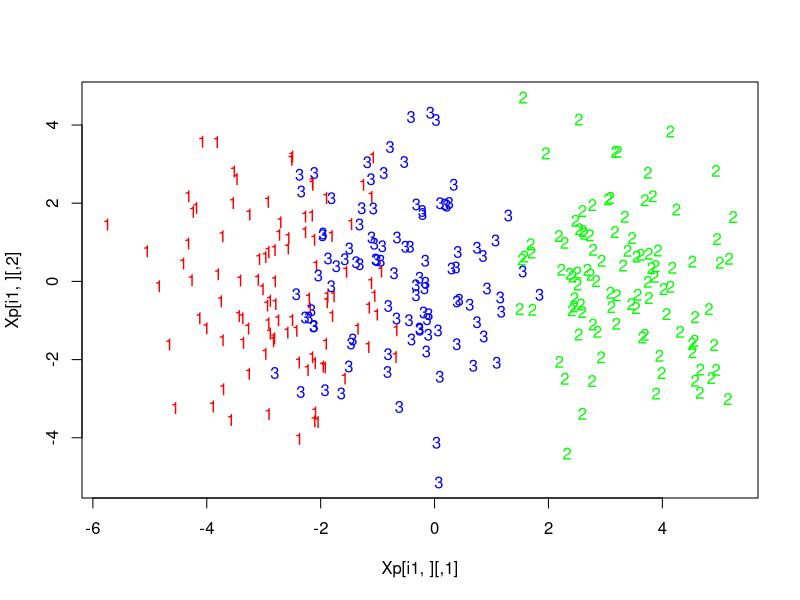
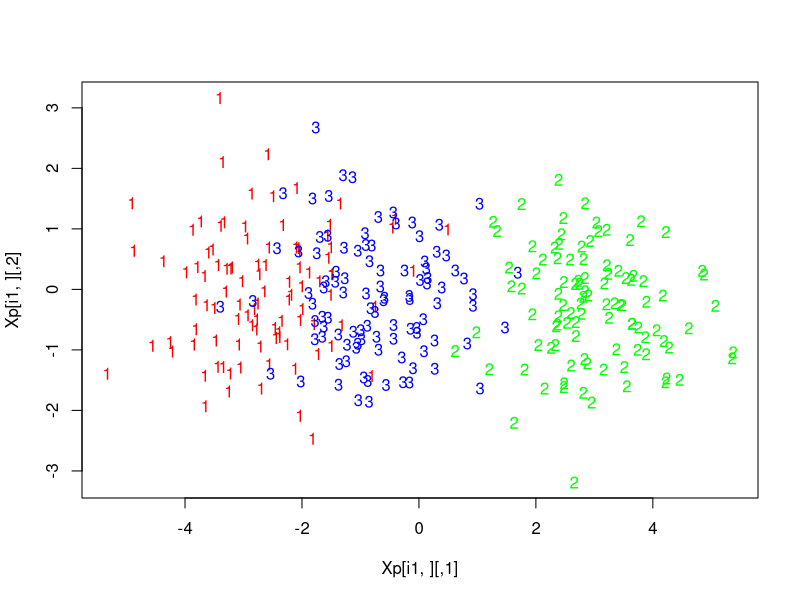
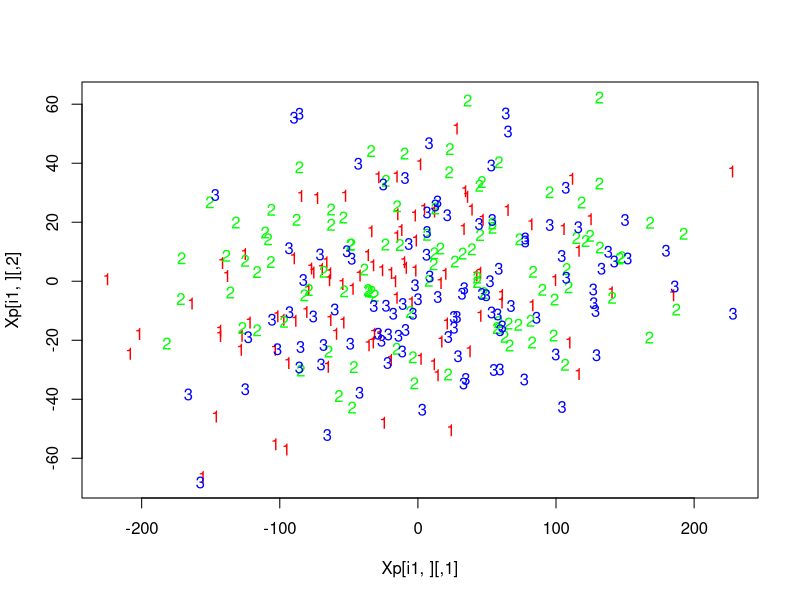
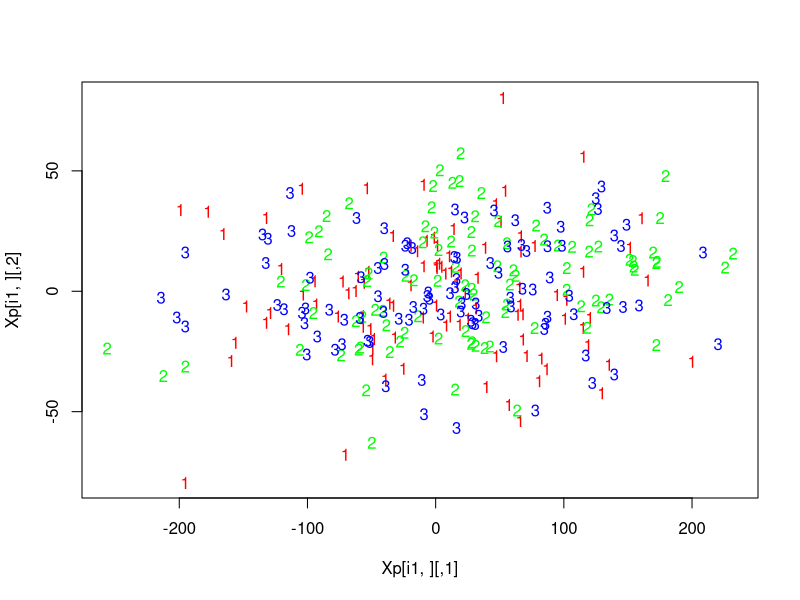
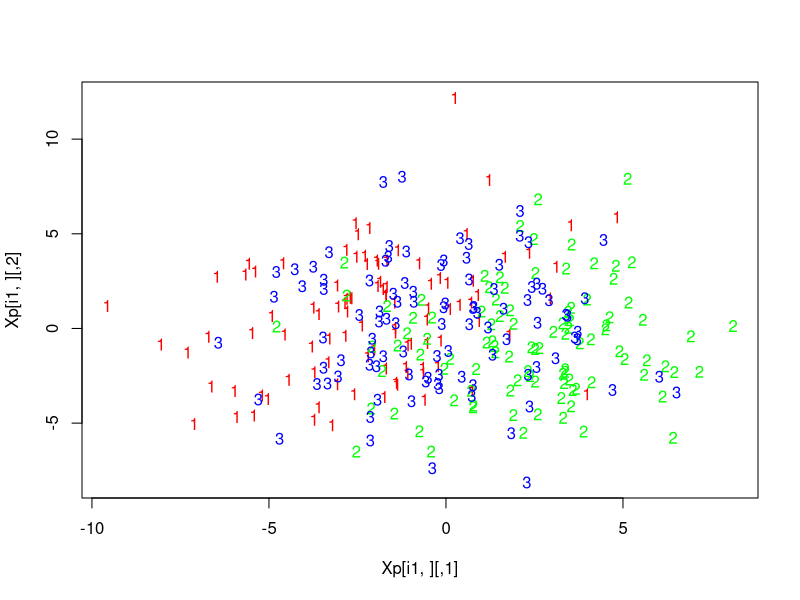
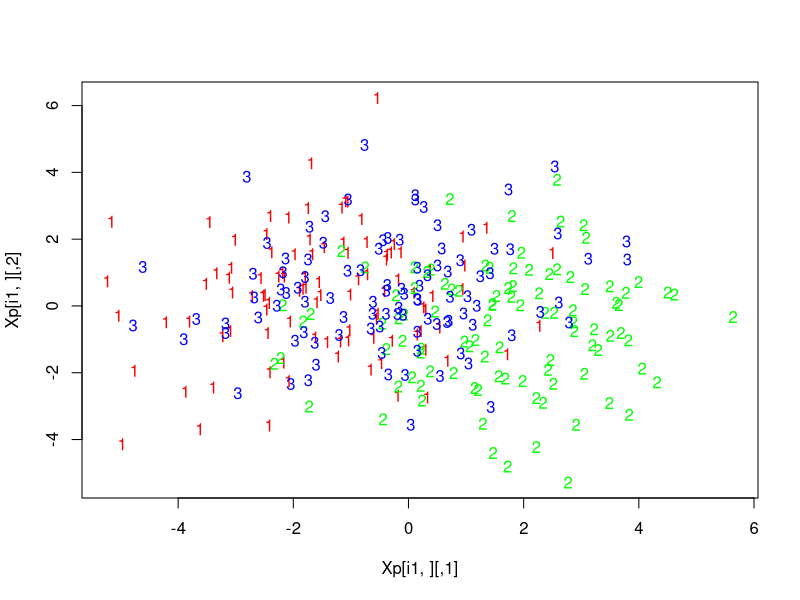
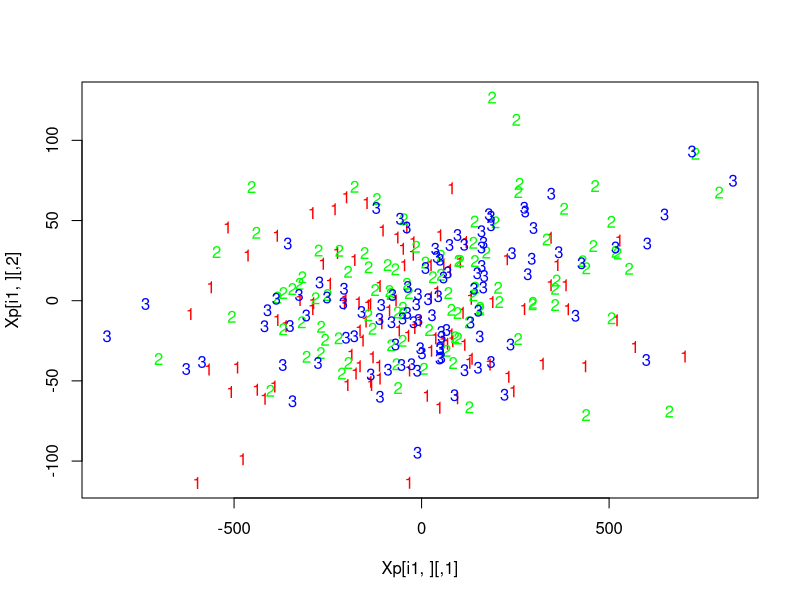
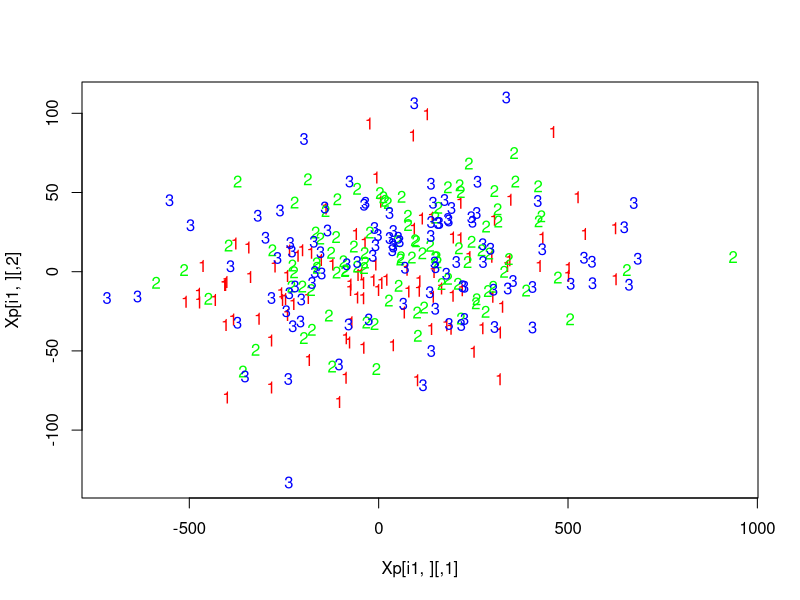

Write R code to recreate these figures, in order.

# install and use the MASS library

library("MASS")


# generating isotropic gaussians
# n data for each class 1,2,3 in p-dimension
isogs <- function(n,p) {
  X=matrix(rnorm(3*n*p),nrow=3*n,ncol=p)
  for (i in 1:n) {
    X[i,1]=X[i,1]+3;
    X[n+i,1]=X[n+i,1]-3;
    X[2*n+i,1:2]=X[2*n+i,1:2]+c(1,-1);
  }
  y=c(rep(1,n),rep(2,n),rep(3,n))
  data = list(X=X,y=y)
  return(data)
}

# generate anisotropic gaussians
# n data for each class 1,2,3 in p-dimension
anisogs <- function(n,p) {
  X=matrix(rnorm(3*n*p),nrow=3*n,ncol=p)
  X[,1]=X[,1]*0.5;
  X[,2]=X[,2]*1.5;
  X[,3:p]=X[,3:p]*matrix(runif(3*n*(p-2),min=0,max=3),nrow=3*n,ncol=p-2);
  for (i in 1:n) {
    X[i,1]=X[i,1]+3;
    X[n+i,1]=X[n+i,1]-3;
    X[2*n+i,1:2]=X[2*n+i,1:2]+c(1,-1);
  }
  y=c(rep(1,n),rep(2,n),rep(3,n))
  data = list(X=X,y=y)
  return(data)
}


# scatter plot data to 2-d
# X: data matrix
# y: label from 1-3
# v: v$v1 and v$v2 are two projection directions
# outfn: output file name
scatterplot <- function(X,y,v,outfn) {
  cat(paste("output plot to ",outfn,"\n"))
  Xp=pj(X,v)
  pdf(file=outfn)
  i1=which(y==1,TRUE);
  plot(Xp[i1,],xlim=c(min(Xp[,1]),max(Xp[,1])),ylim=c(min(Xp[,2]),max(Xp[,2])),type="p",pch='1',col='red')
  i2=which(y==2,TRUE);
  points(Xp[i2,],type="p",pch='2',col='green')
  i3=which(y==3,TRUE);
  points(Xp[i3,],type="p",pch='3',col='blue')
  dev.off()
}

# projection of data matrix X to 2-dimension [v$v1,v$v2]
pj <- function(X, v) {
  Xp=matrix(nrow=dim(X)[1],ncol=2)
  Xp[,1]=X%*%matrix(v$v1,ncol=1)
  Xp[,2]=X%*%matrix(v$v2,ncol=1)
  return(Xp)
}

# projection of data$X to 2-dimension [v$v1,v$v2] and align with data$y
pj2 <- function(data,v) {
  Xp=matrix(nrow=length(data$y),ncol=2)
  Xp[,1]=data$X%*%matrix(v$v1,ncol=1)
  Xp[,2]=data$X%*%matrix(v$v2,ncol=1)
  return (list(X=Xp,y=data$y))
}

# generating two orthogonal random-directions
randpj <- function(X) {
  p=dim(X)[2]
  v1=rnorm(p)
  v1=v1/sqrt(sum(v1*v1))
  v2=rnorm(p)
  v2=v2-sum(v1*v2)*v1
  v2=v2/sqrt(sum(v2*v2))
  v=list(v1=v1,v2=v2)
  return(v)
}

# top2-pca-directions, assuming centered X
pcapj <- function(X) {
  #Setting up the singular value decomposition
  sv <- svd(X)
  #Setting up the values of v
  svp <- sv$v
  #Looking at two largest directions
  v1 <- svp[,1]
  v2 <- svp[,2]
  #Returning as a list
  v = list(v1=v1, v2=v2)
  return(v)
}


# top2-lda-directions, assuming centered X
ldapj <- function(data) {
  
  # use lda() function, and return the first dimension as v$v1
  # and second as v$v2

  lv <- lda(data$y~data$X, data) 
  ldp <- predict(lv, data)
  v1 <- ldp$x[,1]
  v2 <- ldp$x[,2]
  v = list(v1=v1[1:200], v2=v2[1:200])
  
  return(v)
}

# one versus all training with generalized linear model
oneversusall.fit <- function(data,fam) {
  # w1: y=1 versus others
  # w2: y=2 versus others
  # w3: y=3 versus others
  
  w1= glm.fit(data$X, data$y[1:200] , family=fam, intercept = TRUE)
  w2= glm.fit(data$X, data$y[1:200] , family=fam, intercept = TRUE)
  w3= glm.fit(data$X, data$y[1:200] , family=fam, intercept = TRUE)
  w=list(w1=w1,w2=w2,w3=w3)
  return(w)
}


# one versus all classification 
predict.oneversusall <- function(w,X) {
  n=dim(X)[1]
  p=dim(X)[2]
  y=rep(1,n)
  for (i in 1:n) {
    xx=X[i,]
    # s1: score for class 1
    # s2: score for class 2
    # s3: score for class 3
    s1= predict.glm(w1, xx)
    s2= predict.glm(w2, xx)
    s3= predict.glm(w3, xx)

    # y is the label with maximum score
    y[i]= max(s1,s2,s3)
  }
  return(y)
}

#classification error between predicted label vector py and true label vector ty
# 
cerr <- function(py,ty) {
  err= sum(py != ty)/length(py)
  return(err)
}

#classification error between predicted label vector py and true label vector ty:
# try to assign the optimal label correspondence btween label values for py (clustering output) and ty
#
cerr.bestmatch <- function(py,ty) {
  K=3
  # find best correspondence between label value in py and ty
  # assuming K=3 classes
  for (i in (1:(K-1))) {
    ii=which(ty==i)
    for (j in ((i+1):K)) {
      if (sum(py[ii]==i) <sum(py[ii]==j)) {
        py[which(py==i)]=(K+1)
        py[which(py==j)]=i
        py[which(py==(K+1))]=j
      }
    }
  }
  return (cerr(py,ty))
}

implementation1 <- function(trn,tst,label) {

  # First Implementation
  #random projection
  #vrand <<- randpj(trn$X)
  #scatterplot(trn$X,trn$y,vrand, paste("prob1-",label,"-rand.pdf",sep=""))

   #pca projection
  vpca <<- pcapj(trn$X)
  cat("first 5 components of 1st PC\n")
  print(vpca)
  print(vpca$v1[1:5])
  cat("first 5 components of 2nd PC\n")
  print(vpca$v2[1:5])
  scatterplot(trn$X,trn$y,vpca,paste("prob1-",label,"-pca-trn.pdf",sep=""))
  scatterplot(tst$X,trn$y,vpca,paste("prob1-",label,"-pca-tst.pdf",sep=""))

   #lda projection
  vlda <<- ldapj(trn)
  cat("first 5 components of 1st LDC\n")
  print(vlda$v1[1:5])
  cat("first 5 components of 2nd LDC\n")
  print(vlda$v2[1:5])
  scatterplot(trn$X,trn$y,vlda,paste("prob1-",label,"-lda-trn.pdf",sep=""))
  scatterplot(tst$X,trn$y,vlda,paste("prob1-",label,"-lda-tst.pdf",sep=""))
}



Implentation2 <- function(trn,tst,label) {

  lvtrn <- lda(trn$y~trn$X, trn)
  lvtrn.pred <- predict(lvtrn, trn)
  fin.predtrn <- lvtrn.pred$class
  pytrn <- vector(,300) 
  for (i in 1:length(trn$y)) {
    pytrn[i]=  fin.predtrn[1]
  }
  err=cerr(pytrn,trn$y)
  cat("lda ",label," error =",err,"\n")
  
  lvtst <- lda(tst$y~tst$X, tst)
  lvtst.pred <- predict(lvtst, tst)
  fin.predtst <- lvtst.pred$class
  pytst <- vector(,300)
  for (i in 1:length(tst$y)) {
    pytst[i]= fin.predtst[1]
  }
  err=cerr(pytst,tst$y)
  cat("lda ",label," error =",err,"\n")
}

Implmentation3 <- function(trn,tst) {
  # least squares 
  w=oneversusall.fit(trn,gaussian())
  err=cerr(predict.oneversusall(w,trn$X),trn$y)
  cat(paste("  least squares training error =",err,"\n"))
  err=cerr(predict.oneversusall(w,tst$X),tst$y)
  cat(paste("  least squares test error =",err,"\n"))
  
  # logistic regression 
  w=oneversusall.fit(trn,binomial())
  err=cerr(predict.oneversusall(w,trn$X),trn$y)
  cat(paste("  logistic training error =",err,"\n"))
  err=cerr(predict.oneversusall(w,tst$X),tst$y)
  cat(paste("  logistic test error =",err,"\n"))
}

 Implementation4 <- function(trn, tst)
{
# use kmeans() to cluster it into three categories, and return py as cluster label
py= kmeans(tst$X,3, iter.max = 10, nstart=1)
# find the best label correspondence to true label tst$y
err=cerr.bestmatch(py,tst$y)
cat(paste("  kmeans clustering error =",err,"\n"))
}

# do the experiments with train data Xtrn and test data Xtst
# label is the dataset: isotropic or anisotropic
#
doexp <- function(trn,tst,label) {
  mu=colMeans(trn$X)
  trn$X=t(t(trn$X)-mu)
  tst$X=t(t(tst$X)-mu)
  
  cat(paste("---",label,"---\n"))

  implementation1(trn,tst,label)

  #implementation2(trn,trn,"training")
  #implementation2(trn,tst,"test")

  # without dimension reduction
  #cat("without dimension reduction\n")
  #implementation3(trn,tst)

  # random
  #cat("random dimension reduction\n")
  #implementation4(pj2(trn,vrand),pj2(tst,vrand))

  # pca
  #cat("pca dimension reduction\n")
  #implementation5(pj2(trn,vpca),pj2(tst,vpca))

  # lda
  #cat("lda dimension reduction\n")
  #implementation5(pj2(trn,vlda),pj2(tst,vlda))
  #cat("\n")
  
  #K-means
  #cat("k-means error")
  #implementation6(trn,tst)
}

#Setting p and n values
p=200
n=100

set.seed(76368)

#Command to create the isotropic gaussians
trn1=isogs(n,p)
tst1=isogs(n,p)
tst1
#Command to create the anisotropic gaussians
trn2=anisogs(n,p)
tst2=anisogs(n,p)

#Problem 1.1, 1.2, 1.3 and 1.4
#Command to have the first two orthogonal directions in R^p using previous functions.
doexp(trn1,tst1,"isotropic")
doexp(trn2,tst2,"anisotropic")

